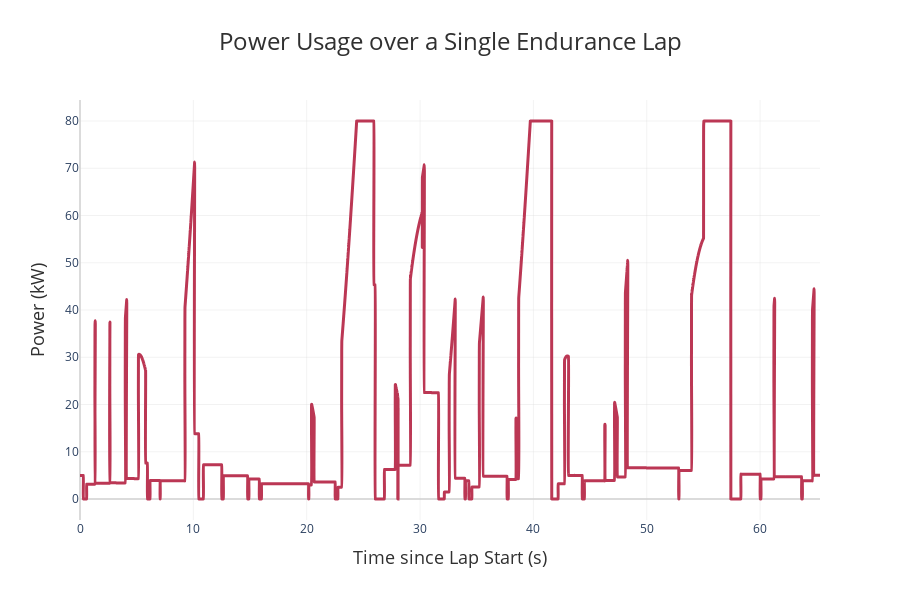

Write notebook code for a chart like this one.
### Markdown cell above
We run the competition by calling .run() on the competition object. Then, we can print out our point totals and graph some more detailed information, in this case power v.s. time during the Accel event.

### Code cell
import numpy as np
from suboptimumg.plotting.utils import pretty_print_results
from suboptimumg.plotting.generic_plot import plot2D

# Run sample competition
accel_results, skidpad_results, autoX_results, endurance_results, efficiency_points = (
    michigan2023_revX.run()
)
pretty_print_results(
    accel_results, skidpad_results, autoX_results, endurance_results, efficiency_points
)

plot2D(
    x_list=np.array(endurance_results.time_list),
    y_list=np.array(endurance_results.power_list) / 1000,
    title="Power Usage over a Single Endurance Lap",
    x_axis="Time since Lap Start (s)",
    y_axis="Power (kW)",
    theme="powertrain",
)

print("Power Statistics:")
print(f"Max Power: {max(endurance_results.power_list) / 1000} kW")
print(f"Min Power: {min(endurance_results.power_list) / 1000} kW")
print(
    f"Avg Power: {sum(endurance_results.power_list) / len(endurance_results.power_list) / 1000} kW"
)

### Figure 1 — Plotly figure (JSON) as saved in the notebook; plotly's stock layout.template omitted (floating-point values rounded to 4 significant figures; data arrays with more than 128 entries replaced by an {"elided": "..."} marker saying what was removed)
{"data": [{"hovertemplate": "Time since Lap Start (s): %{x}<br>Power (kW): %{y:.2f}<extra></extra>", "line": {"color": "#BB3754", "shape": "spline", "width": 3}, "mode": "lines", "type": "scatter", "x": {"elided": "16099 float values"}, "y": {"elided": "16099 float values"}}], "layout": {"height": 600, "hovermode": "closest", "legend": {"title": {"text": "Legend"}}, "margin": {"b": 80, "l": 80, "r": 80, "t": 100}, "plot_bgcolor": "white", "showlegend": false, "title": {"font": {"color": "#303030", "size": 24}, "text": "Power Usage over a Single Endurance Lap", "x": 0.5, "xanchor": "center"}, "width": 900, "xaxis": {"gridcolor": "rgba(211, 211, 211, 0.3)", "gridwidth": 1, "showgrid": true, "title": {"font": {"color": "#303030", "size": 18}, "text": "Time since Lap Start (s)"}, "zeroline": true, "zerolinecolor": "rgba(211, 211, 211, 0.8)", "zerolinewidth": 2}, "yaxis": {"gridcolor": "rgba(211, 211, 211, 0.3)", "gridwidth": 1, "showgrid": true, "title": {"font": {"color": "#303030", "size": 18}, "text": "Power (kW)"}, "zeroline": true, "zerolinecolor": "rgba(211, 211, 211, 0.8)", "zerolinewidth": 2}}}
